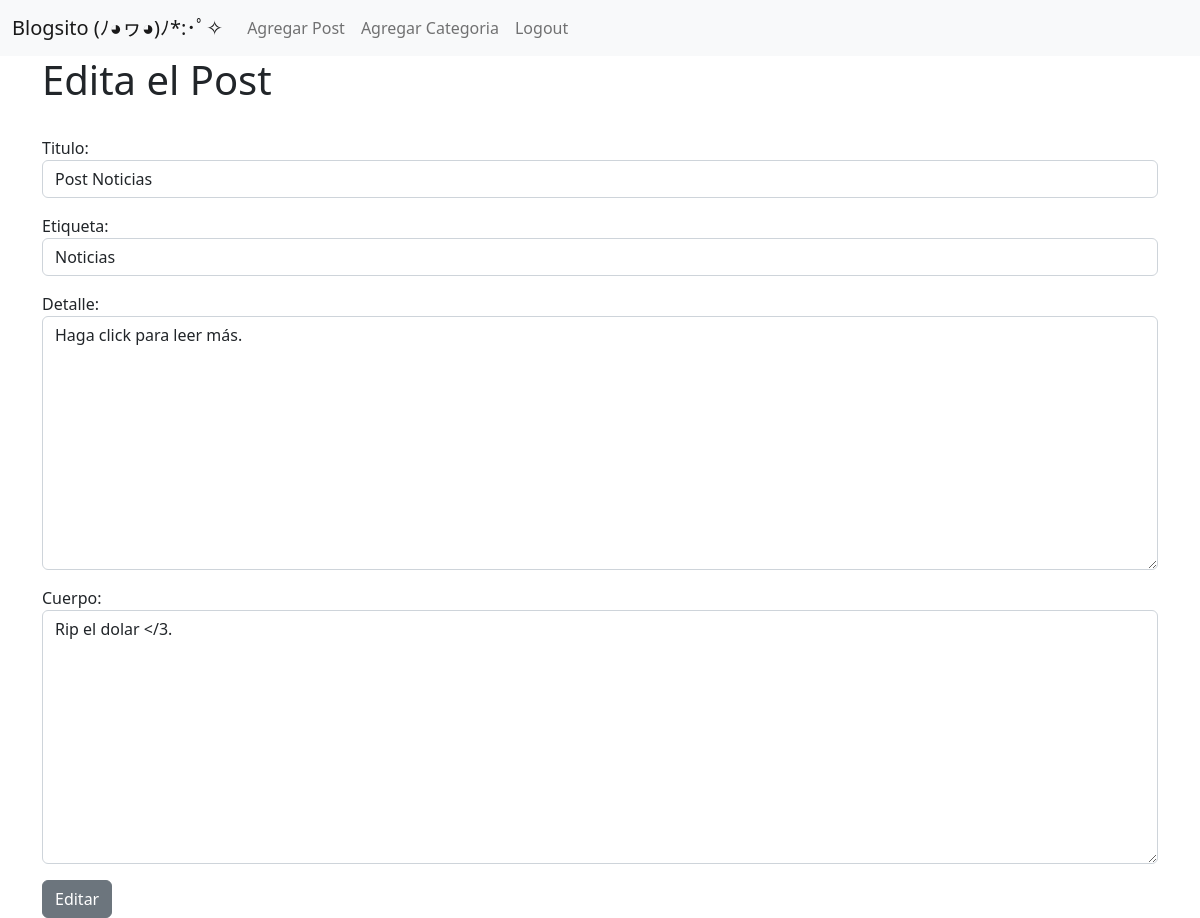
Page /articulo/editar/9 (signed in) on the earlier database version.
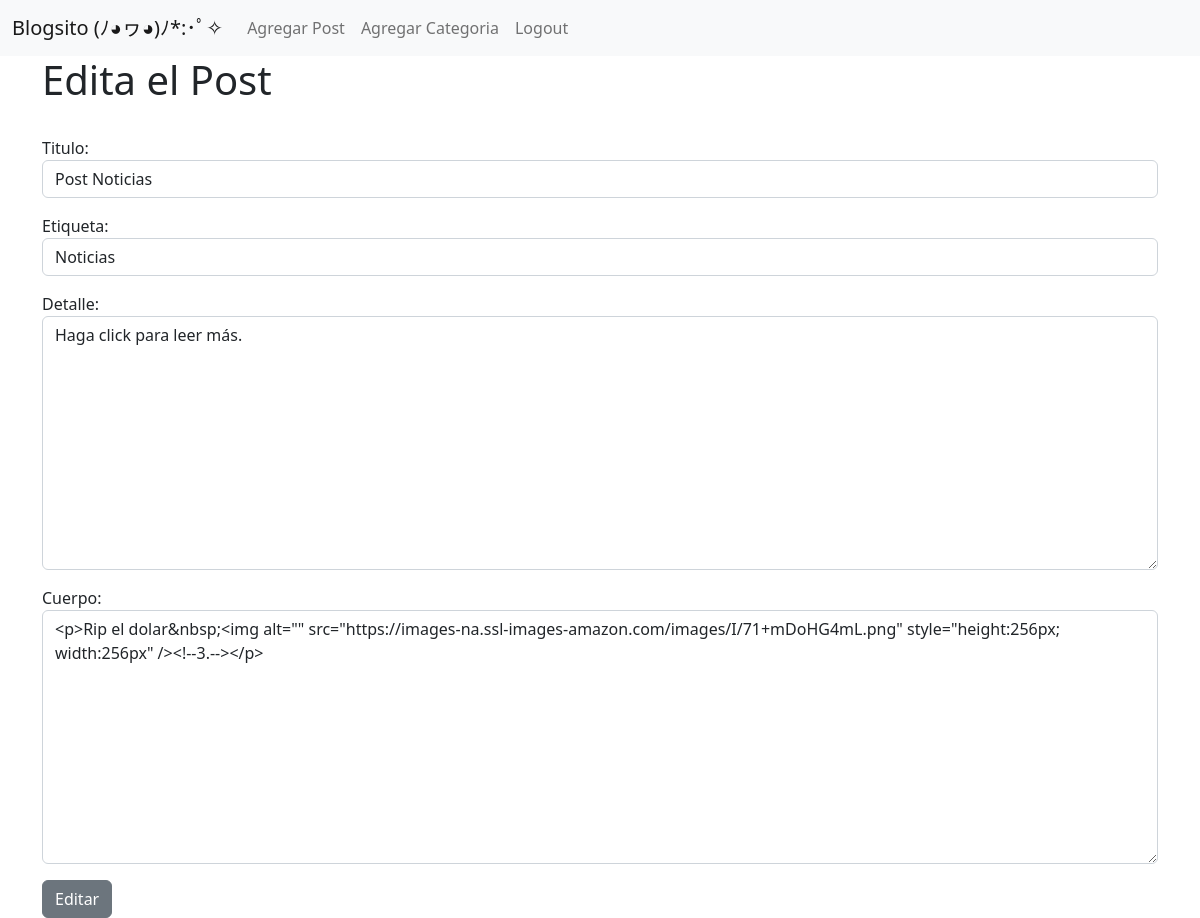
Same page on the later database version.
### vlog/models.py (models this page shows, shortened)
class Post(models.Model):
    titulo = models.CharField(max_length=255)
    header_img = models.ImageField(upload_to="imagenes/",blank=True, null=True,)
    etiqueta = models.CharField(max_length=255)
    autor = models.ForeignKey(User, on_delete=models.CASCADE)
    cuerpo = RichTextField(blank=True, null=True)
    fecha = models.DateField(auto_now_add=True)
    categoria = models.CharField(max_length=255, default='Sin Categorizar')
    detalle = models.CharField(max_length=255)

### vlog/views.py (the view)
# urls.py: path('articulo/editar/<int:pk>', EditarPost.as_view(), name = "EditarPost"),
class EditarPost(UpdateView):
    model = Post
    form_class = EditarForm
    template_name = 'editar.html'

### vlog/forms.py
class EditarForm(forms.ModelForm):
    class Meta:
        model = Post
        fields = ('titulo', 'etiqueta', 'detalle', 'cuerpo')
        widgets = {
            'titulo' : forms.TextInput(attrs={'class': 'form-control'}),
            'etiqueta' : forms.TextInput(attrs={'class': 'form-control'}),
            'detalle' : forms.Textarea(attrs={'class': 'form-control'}),
            'cuerpo' : forms.Textarea(attrs={'class': 'form-control'}),
        }

### vlog/templates/editar.html (shortened to what this page needs)
{% extends 'base.html' %}
{% block content %}
{% if user.is_authenticated %}
    {% if user.id == post.autor.id %}
        <h1>Edita el Post</h1>
        <form method="post">
            <div class="mb-3">
                {{ form.as_p }}
            </div>
                <button class="btn btn-secondary">Editar</button>
        </form>
        {% else %}
        Solo el creador de este Post puede editarlo.
    {% endif %}
{% endif %}
{% endblock %}

Differences in the rows shown:
changed Post "Post Noticias": cuerpo "Rip el dolar </3." → "<p>Rip el dolar&nbsp;<img alt=\"\" src=\"https://images-na.ssl-images-amazon.com/images/I/71+mDoHG4mL.png\" style=\"height:256px; width:256px\" /><!--3.--></p>"
